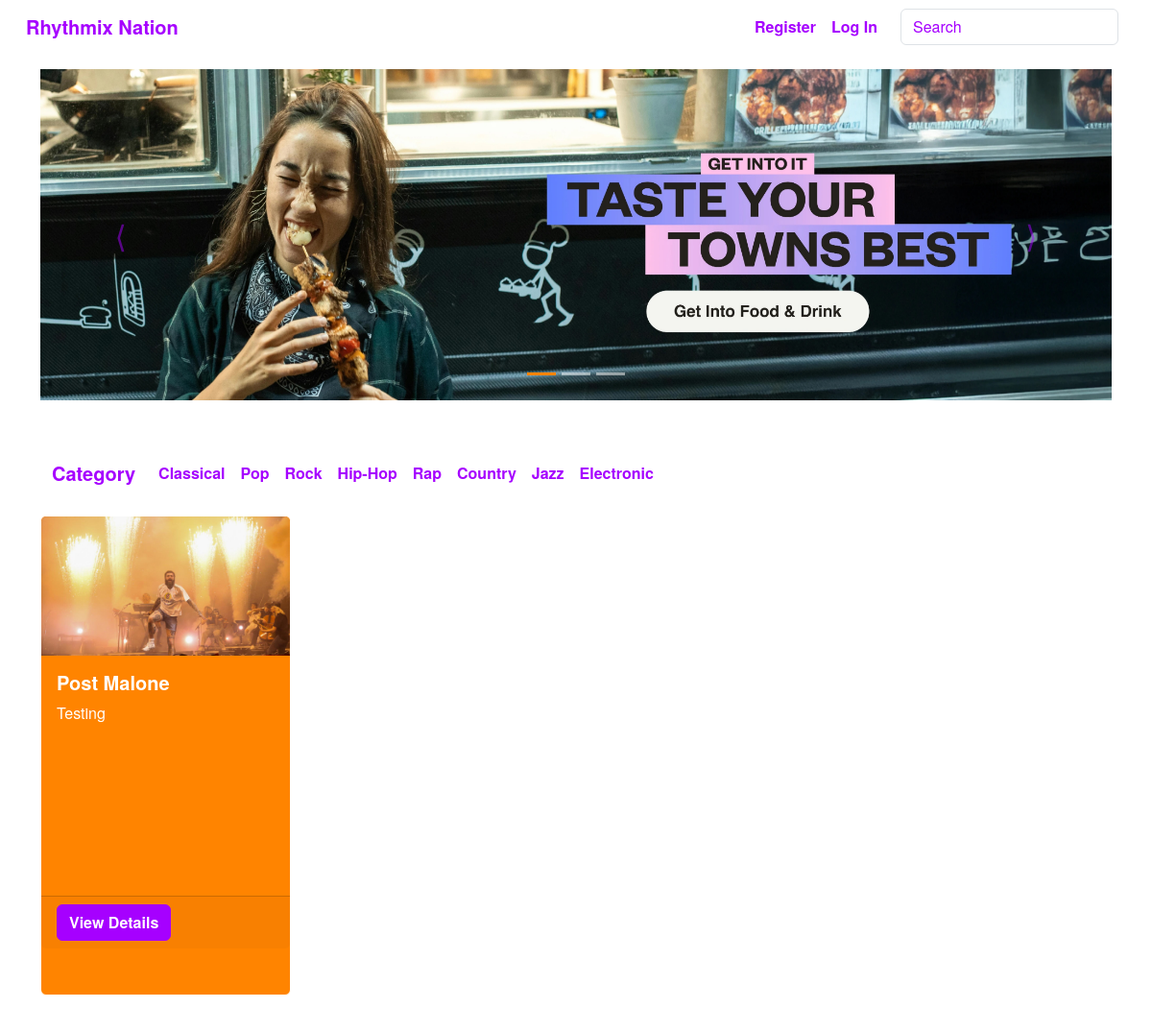
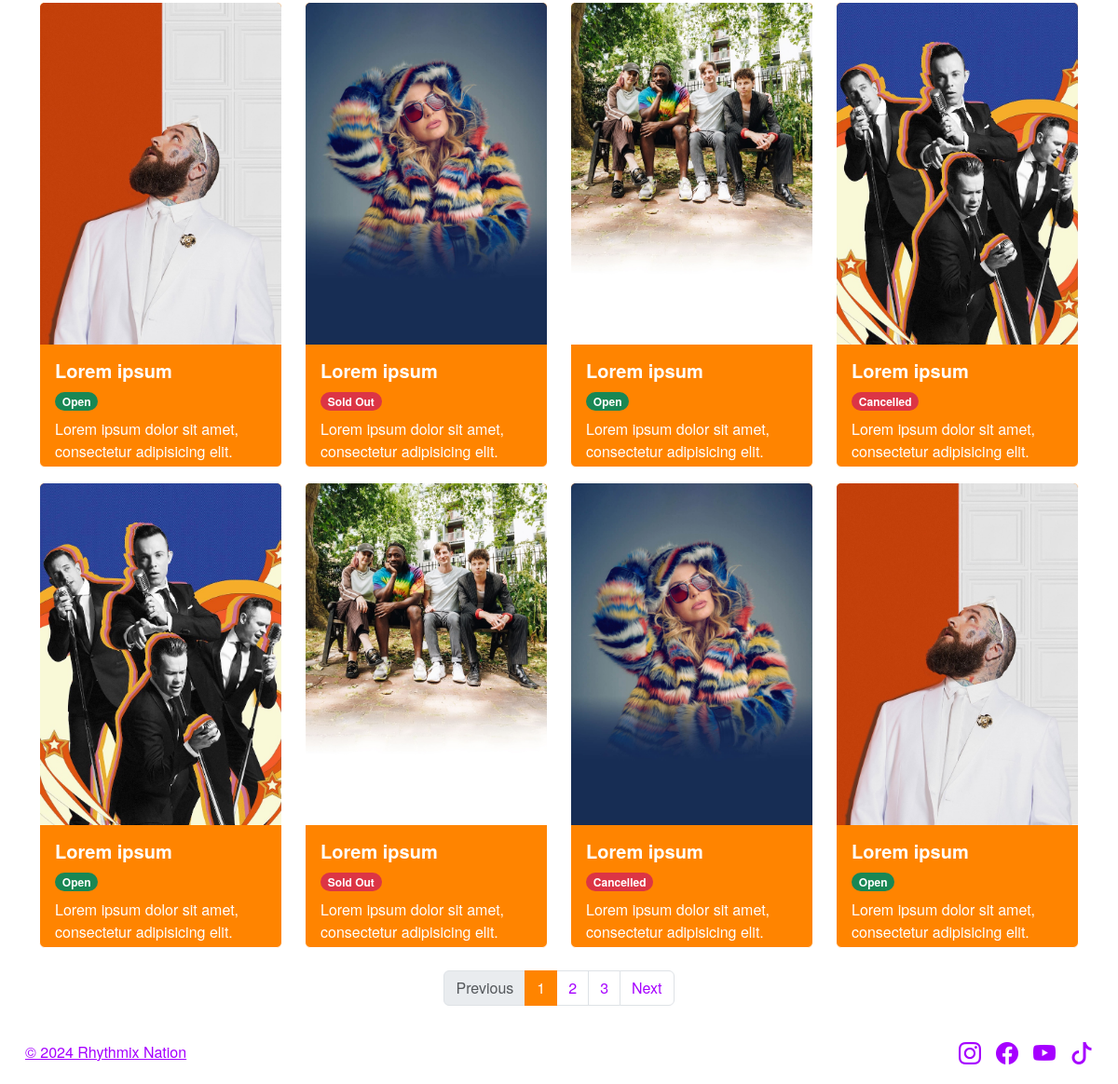
The page / on the database its author committed (2 pictures, top to bottom).
### website/models.py (models this page shows, shortened)
class Event(db.Model):
    __tablename__ = 'events'
    id = db.Column(db.Integer, primary_key=True)
    event_name = db.Column(db.String(150), nullable=False)
    category_id = db.Column(db.Integer, db.ForeignKey('categories.id'), nullable=False)
    event_description = db.Column(db.Text, nullable=False)
    start_date = db.Column(db.DateTime, nullable=False)
    start_time = db.Column(db.String(150), nullable=False)
    end_date = db.Column(db.DateTime, nullable=False)
    end_time = db.Column(db.String(150), nullable=False)
    event_location = db.Column(db.String(150), nullable=False)
    event_image = db.Column(db.String(150), nullable=False)
    ticket_price = db.Column(db.Float, nullable=False)
    capacity = db.Column(db.Integer, nullable=False)
    comment = db.relationship('Comment', backref='event', lazy='dynamic')
    user_id = db.Column(db.Integer, db.ForeignKey('users.id'), nullable=False)
    event_status = db.Column(db.String(20), nullable=False, default='Open')

### website/views.py (the view)
@main_bp.route('/')
def index():
    events = db.session.scalars(db.select(Event)).all()
    return render_template('index.html', events=events)

### website/templates/index.html (shortened to what this page needs)
{% extends "base.html" %}
{% block content %}
      <main class="container">
        <div id="carouselExampleIndicators" class="carousel slide mb-5" data-bs-ride="carousel">
          <div class="carousel-indicators">
            <button type="button" data-bs-target="#carouselExampleIndicators" data-bs-slide-to="0" class="active" aria-current="true" aria-label="Slide 1"></button>
            <button type="button" data-bs-target="#carouselExampleIndicators" data-bs-slide-to="1" aria-label="Slide 2"></button>
            <button type="button" data-bs-target="#carouselExampleIndicators" data-bs-slide-to="2" aria-label="Slide 3"></button>
          </div>
          <div class="carousel-inner">
            <div class="carousel-item active">
              <img src="./static/img/image1.jpg" class="d-block w-100" alt="Image 1">
            </div>
          </div>
          <button class="carousel-control-prev" type="button" data-bs-target="#carouselExampleIndicators" data-bs-slide="prev">
            <span class="carousel-control-prev-icon" aria-hidden="true"></span>
          </button>
          <button class="carousel-control-next" type="button" data-bs-target="#carouselExampleIndicators" data-bs-slide="next">
            <span class="carousel-control-next-icon" aria-hidden="true"></span>
          </button>
        </div>
        <nav class="navbar navbar-expand-lg">
          <div class="container">
            <a class="navbar-brand category">Category</a>
            <div class="collapse navbar-collapse" id="navbarNav">
              <ul class="navbar-nav">
                <li class="nav-item">
                  <a class="nav-link active" href="404.html">Classical</a>
                </li>
                <li class="nav-item">
                  <a class="nav-link active" href="404.html">Pop</a>
                </li>
                <li class="nav-item">
                  <a class="nav-link active" href="404.html">Rock</a>
                </li>
                <li class="nav-item">
                  <a class="nav-link active" href="404.html">Hip-Hop</a>
                </li>
                <li class="nav-item">
                  <a class="nav-link active" href="404.html">Rap</a>
                </li>
                <li class="nav-item">
                  <a class="nav-link active" href="404.html">Country</a>
                </li>
                <li class="nav-item">
                  <a class="nav-link active" href="404.html">Jazz</a>
                </li>
                <li class="nav-item">
                  <a class="nav-link active" href="404.html">Electronic</a>
                </li>
              </ul>
            </div>
          </div>
        </nav>
        <div class="row row-cols-1 row-cols-sm-2 row-cols-md-3 row-cols-lg-4">
          {% for event in events %}
          <div class="col">
            <div class="card custom-card card-color mb-4">
              <img class="card-img-top" src="{{ event.event_image }}" alt="event picture">
              <div class="card-body">
                <h5 class="card-title">{{ event.event_name }}</h5>
                <p class="card-text">{{ event.event_description }}</p>
              </div>
              <div class="card-footer">
                <a href="{{ url_for('main.event_detail', event_id=event.id) }}" class="btn btn-primary button-color button-hover">View Details</a>
              </div>
            </div>
          </div>
          {% endfor %}
        </div>
        <div class="row row-cols-1 row-cols-sm-2 row-cols-md-3 row-cols-lg-4">
          <div class="col">
            <div class="card custom-card card-color">
              <img src="./static/img/image4.jpg" class="card-img-top" alt="...">
              <div class="card-body">
                <h5 class="card-title ">Lorem ipsum</h5>
                <span class="badge rounded-pill text-bg-success mb-2">Open</span>
                <p class="card-text">Lorem ipsum dolor sit amet, consectetur adipisicing elit. Labore aperiam sit laboriosam corrupti accusamus! Quae rem inventore error natus excepturi consectetur libero commodi cupiditate ut? Quibusdam ipsa veritatis expedita eveniet?</p>
              </div>
            </div>
          </div>
          <div class="col">
            <div class="card custom-card card-color">
              <img src="./static/img/image5.jpg" class="card-img-top" alt="...">
              <div class="card-body">
                <h5 class="card-title">Lorem ipsum</h5>
                <span class="badge rounded-pill text-bg-danger mb-2">Sold Out</span>
                <p class="card-text">Lorem ipsum dolor sit amet, consectetur adipisicing elit. Labore aperiam sit laboriosam corrupti accusamus! Quae rem inventore error natus excepturi consectetur libero commodi cupiditate ut? Quibusdam ipsa veritatis expedita eveniet?</p>
              </div>
            </div>
          </div>
          <div class="col">
            <div class="card custom-card card-color">
              <img src="./static/img/image6.jpg" class="card-img-top" alt="...">
              <div class="card-body">
                <h5 class="card-title">Lorem ipsum</h5>
                <span class="badge rounded-pill text-bg-success mb-2">Open</span>
                <p class="card-text">Lorem ipsum dolor sit amet, consectetur adipisicing elit. Labore aperiam sit laboriosam corrupti accusamus! Quae rem inventore error natus excepturi consectetur libero commodi cupiditate ut? Quibusdam ipsa veritatis expedita eveniet?</p>
              </div>
            </div>
          </div>
          <div class="col">
            <div class="card custom-card card-color">
              <img src="./static/img/image7.jpg" class="card-img-top" alt="...">
              <div class="card-body">
                <h5 class="card-title">Lorem ipsum</h5>
                <span class="badge rounded-pill text-bg-danger mb-2">Cancelled</span>
                <p class="card-text">Lorem ipsum dolor sit amet, consectetur adipisicing elit. Labore aperiam sit laboriosam corrupti accusamus! Quae rem inventore error natus excepturi consectetur libero commodi cupiditate ut? Quibusdam ipsa veritatis expedita eveniet?</p>
              </div>
            </div>
          </div>
          <div class="col">
            <div class="card custom-card card-color">
              <img src="./static/img/image7.jpg" class="card-img-top" alt="...">
              <div class="card-body">
                <h5 class="card-title">Lorem ipsum</h5>
                <span class="badge rounded-pill text-bg-success mb-2">Open</span>
                <p class="card-text">Lorem ipsum dolor sit amet, consectetur adipisicing elit. Labore aperiam sit laboriosam corrupti accusamus! Quae rem inventore error natus excepturi consectetur libero commodi cupiditate ut? Quibusdam ipsa veritatis expedita eveniet?</p>
              </div>
            </div>
          </div>
          <div class="col">
            <div class="card custom-card card-color">
              <img src="./static/img/image6.jpg" class="card-img-top" alt="...">
              <div class="card-body">
                <h5 class="card-title">Lorem ipsum</h5>
                <span class="badge rounded-pill text-bg-danger mb-2">Sold Out</span>
                <p class="card-text">Lorem ipsum dolor sit amet, consectetur adipisicing elit. Labore aperiam sit laboriosam corrupti accusamus! Quae rem inventore error natus excepturi consectetur libero commodi cupiditate ut? Quibusdam ipsa veritatis expedita eveniet?</p>
              </div>
            </div>
          </div>
          <div class="col">
            <div class="card custom-card card-color">
              <img src="./static/img/image5.jpg" class="card-img-top" alt="...">
              <div class="card-body">
                <h5 class="card-title">Lorem ipsum</h5>
                <span class="badge rounded-pill text-bg-danger mb-2">Cancelled</span>
                <p class="card-text">Lorem ipsum dolor sit amet, consectetur adipisicing elit. Labore aperiam sit laboriosam corrupti accusamus! Quae rem inventore error natus excepturi consectetur libero commodi cupiditate ut? Quibusdam ipsa veritatis expedita eveniet?</p>
              </div>
            </div>
          </div>
          <div class="col">
            <div class="card custom-card card-color">
              <img src="./static/img/image4.jpg" class="card-img-top" alt="...">
              <div class="card-body">
                <h5 class="card-title">Lorem ipsum</h5>
                <span class="badge rounded-pill text-bg-success mb-2">Open</span>
                <p class="card-text">Lorem ipsum dolor sit amet, consectetur adipisicing elit. Labore aperiam sit laboriosam corrupti accusamus! Quae rem inventore error natus excepturi consectetur libero commodi cupiditate ut? Quibusdam ipsa veritatis expedita eveniet?</p>
              </div>
            </div>
          </div>
        <nav aria-label="Page navigation example" class="w-100 mt-4">
          <ul class="pagination justify-content-center">
            <li class="page-item">
              <span class="page-link disabled">Previous</span>
            </li>
            <li class="page-item active" aria-current="page">
              <span class="page-link">1</span>
            </li>
            <li class="page-item"><a class="page-link" href="404.html">2</a></li>
            <li class="page-item"><a class="page-link" href="404.html">3</a></li>
            <li class="page-item">
              <a class="page-link" href="404.html">Next</a>
            </li>
          </ul>
        </nav>
      </main>
      {% endblock %}

### website/static/style/styles.css (style rules this page uses)
body { font-family: "Helvetica Neue", Arial, sans-serif; background-color: #fff; color: #a600ff !important; }
strong, .modal-label, .section-title, h1, h2, h3, h4, h5, h6 { font-weight: bold; }
.navbar { background-color: #fff; }
.navbar-brand { font-weight: bold; color: #a600ff !important; text-decoration: none; }
.nav-link { font-weight: bold; color: #a600ff !important; text-decoration: none; }
.carousel-indicators button { background-color: #a600ff; }
.carousel-indicators .active { background-color: #ff8400; }
.carousel-control-prev-icon, .carousel-control-next-icon { background-image: none; width: auto; height: auto; font-size: 2rem; color: #a600ff; }
.carousel-control-prev::after, .carousel-control-next::after { content: ''; }
.carousel-control-prev-icon::before { content: '⟨'; }
.carousel-control-next-icon::before { content: '⟩'; }
.category { color: #a600ff; }
.custom-card { max-width: 18rem; width: 100%; margin: 0 auto; margin-top: 1rem; }
.card-color { background-color: #ff8400; border-color: #fff; }
.button-color { font-weight: bold; background-color: #a600ff; border-color: #a600ff; color: #fff; transition: all 0.3s ease; }
.button-color, .button-color:hover, .button-color:focus, .button-color:active, .button-color.active, .button-color:visited { background-color: #a600ff !important; border-color: #a600ff !important; color: #fff !important; }
.page-link { color: #a600ff; }
.pagination .active .page-link { background-color: #ff8400; border-color: #ff8400; }
html, body { height: 100%; }
body { display: flex; flex-direction: column; min-height: 100vh; }
main { flex: 1; }
.card-title, .card-text { color: #ffffff; }
main { flex-grow: 1; }
.card.custom-card { min-height: 500px; max-height: 500px; display: flex; flex-direction: column; }
.card.custom-card .card-body { flex-grow: 1; overflow-y: auto; max-height: 250px; padding-right: 10px; }

### rows shown on the page
Event: event_image (picture), event_name "Post Malone", event_description "Testing"
